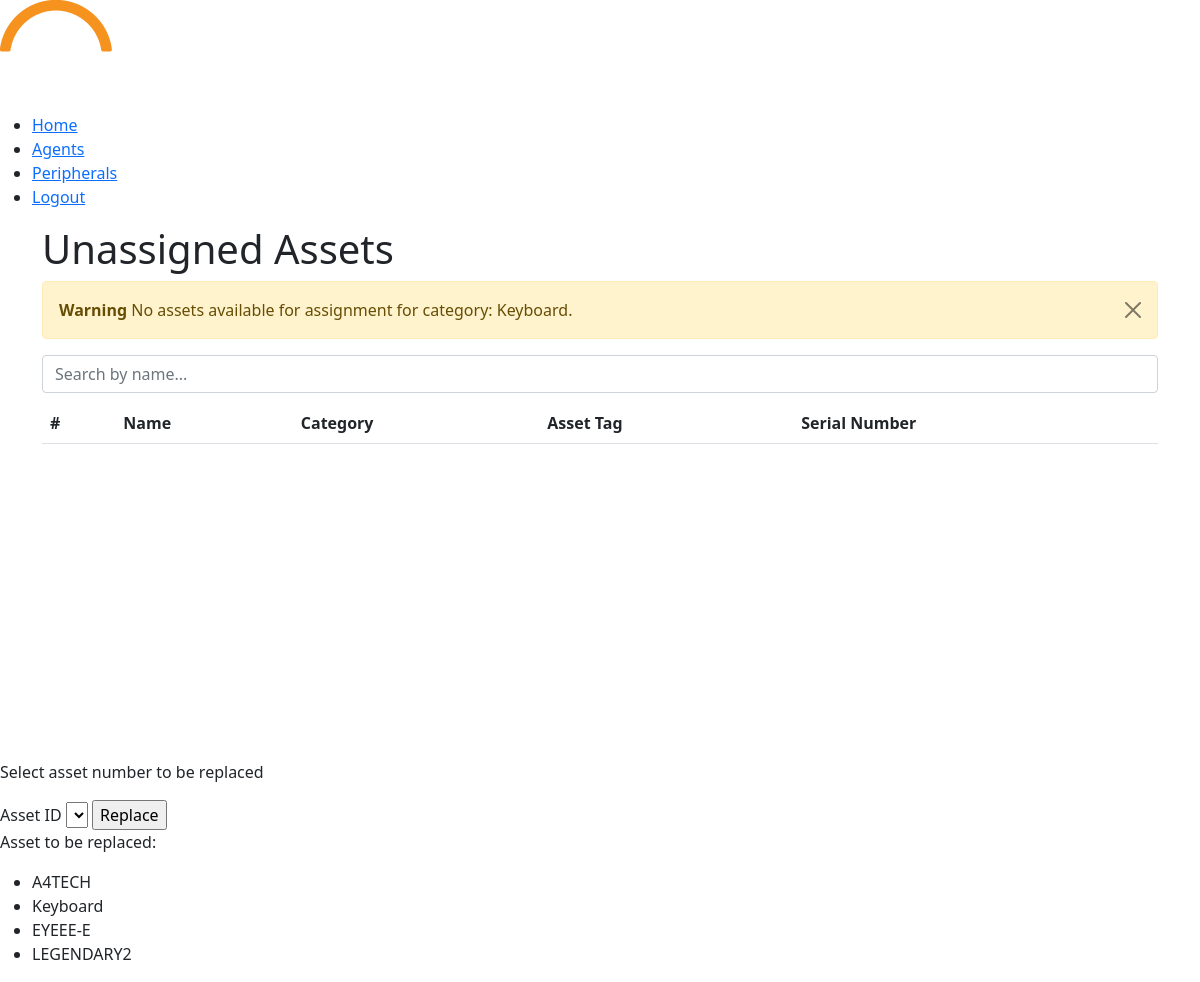
Before: /replace_asset/Alex Macenas/2 (signed in) with the older database file.
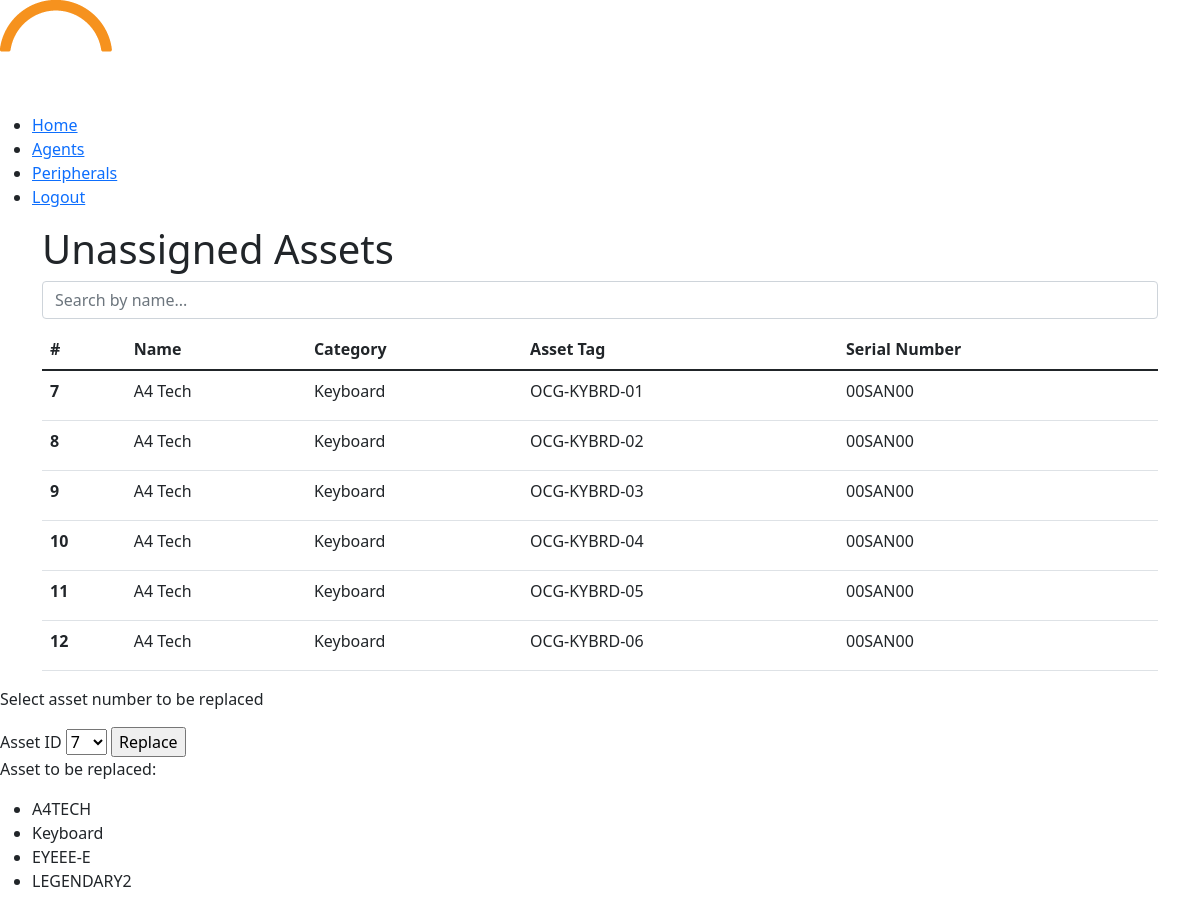
After: the same page with the newer database file.
### models.py (models this page shows)
class Stock(db.Model):
    __tablename__ = 'stock'
    id = db.Column(db.Integer, primary_key=True, autoincrement=True)
    name = db.Column(db.Text, unique=False, nullable=False)
    category = db.Column(db.String(30), unique=False, nullable=False)
    asset_tag = db.Column(db.String(30), unique=False, nullable=False)
    serial_number = db.Column(db.String(30), unique=False, nullable=False)

### main.py (the view)
@app.route("/replace_asset/<fn>/<asset_id>", methods=['GET', 'POST'])
def replace_asset(fn, asset_id):
    msg = ""
    form = assignAsset()
    stock_det = Stock.query.filter_by(id=asset_id).first()
    all_stocks_query = f"""
    SELECT * FROM stock
    WHERE id NOT IN (
    SELECT stock_id FROM asset
    ) AND category = '{stock_det.category}';
    """
    stocks_not_in_asset = db.session.execute(text(all_stocks_query)).fetchall()
    if not stocks_not_in_asset:
        msg = "No unassigned assets found."
    else:
        form.id.choices = [(str(row[0]), str(row[0])) for row in stocks_not_in_asset]
    return render_template("replace_asset.html", form=form, msg=msg, stocks=stocks_not_in_asset, stock_det=stock_det, fn=fn)

### form.py
class assignAsset(FlaskForm):
    id = SelectField(label='Asset ID', validators=[DataRequired(), InputRequired()])
    agent_name = SelectField(label='Assign To:', validators=[DataRequired()])

### main.py (called while the page is built)
@login_manager.user_loader
def load_user(user_id):
    return db.session.get(User,(user_id))

### templates/replace_asset.html (shortened to what this page needs)
<!DOCTYPE html>
<html lang="en">
<head>
  <link href="https://cdn.jsdelivr.net/npm/bootstrap@5.1.3/dist/css/bootstrap.min.css" rel="stylesheet">
</head>
<body>
  <header>
    <nav>
     <a href="{{ url_for('home') }}"><img src="static\css\assets\orkestra-main-logo.png" alt=""></a>
     <div class="nav-links">
        <ul>
            <li><a href="{{ url_for('home') }}">Home</a></li>
            <li><a href="{{ url_for('view') }}">Agents</a></li>
            <li><a href="{{ url_for('asset_view') }}">Peripherals</a></li>
            <li><a href="{{ url_for('login') }}">Logout</a></li>
        </ul>
    </div>
    </nav>
</header>
    <div class="container">
        <h1>Unassigned Assets</h1>
        {% if msg %}
        <div class="alert alert-warning alert-dismissible fade show" role="alert">
          <strong>Warning</strong> No assets available for assignment for category: {{ stock_det.category }}.
          <button type="button" class="btn-close" data-bs-dismiss="alert" aria-label="Close"></button>
        </div>
          {% endif %}
        <div class="search-bar">
          <input type="text" class="form-control" id="myInput" onkeyup="myFunction()" placeholder="Search by name...">
        </div>
        <table class="table" id="myTable">
          <thead>
            <tr>
              <th scope="col">#</th>
              <th scope="col">Name</th>
              <th scope="col">Category</th>
              <th scope="col">Asset Tag</th>
              <th scope="col">Serial Number</th>
            </tr>
          </thead>
          <tbody style="overflow-y: auto; height: 300px;">
            {% for stock in stocks %}
            <tr>
              <th scope="row">{{ stock.id }}</th>
              <td>{{ stock.name }}</td>
              <td>{{ stock.category }}</td>
              <td>{{ stock.asset_tag }}</td>
              <td>{{ stock.serial_number }}</td>
            </tr>
            {% endfor %}
          </tbody>
        </table>
      </div>
    <div class="div">
        <p>Select asset number to be replaced</p>
        <form action="{{ url_for('replace_controller') }}" method="POST">
            {{ form.id.label }}
            {{ form.id() }}
            <input type="submit" value="Replace" id="submitButton" onclick="return confirmReplace()">
          </form>
        <p>Asset to be replaced:</p>
        <ul>
            <li>{{ stock_det.name }}</li>
            <li>{{ stock_det.category }}</li>
            <li>{{ stock_det.asset_tag }}</li>
            <li>{{ stock_det.serial_number }}</li>
        </ul>
    </div>
</body>
</html>

Changed rows visible on the page:
added Stock: id "7", name "A4 Tech", category "Keyboard", asset_tag "OCG-KYBRD-01", serial_number "00SAN00"
added Stock: id "8", name "A4 Tech", category "Keyboard", asset_tag "OCG-KYBRD-02", serial_number "00SAN00"
added Stock: id "9", name "A4 Tech", category "Keyboard", asset_tag "OCG-KYBRD-03", serial_number "00SAN00"
added Stock: id "10", name "A4 Tech", category "Keyboard", asset_tag "OCG-KYBRD-04", serial_number "00SAN00"
added Stock: id "11", name "A4 Tech", category "Keyboard", asset_tag "OCG-KYBRD-05", serial_number "00SAN00"
added Stock: id "12", name "A4 Tech", category "Keyboard", asset_tag "OCG-KYBRD-06", serial_number "00SAN00"
shown differently, row unchanged: Stock "A4TECH": category "Keyboard" → (not shown)
Other visible differences:
form field id: (not shown) → "7"
text no longer shown: "Warning No assets available for assignment for category: ."
